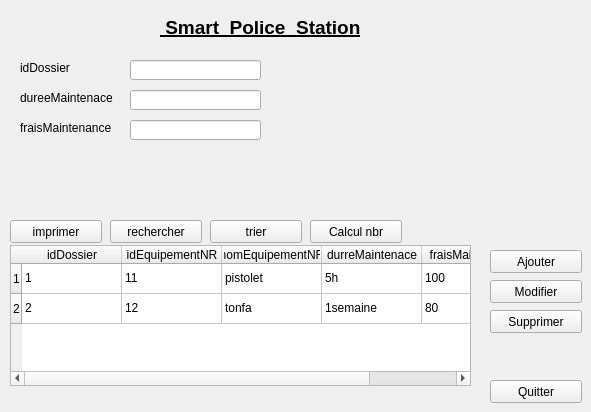
      <widget class="QWidget" name="tab_4">
       <attribute name="icon">
        <iconset>
         <normaloff>../../../Downloads/téléchargement.jpg</normaloff>../../../Downloads/téléchargement.jpg</iconset>
       </attribute>
       <attribute name="title">
        <string>Maintenance</string>
       </attribute>
       <widget class="QLabel" name="policou_4">
        <property name="geometry">
         <rect>
          <x>160</x>
          <y>10</y>
          <width>351</width>
          <height>35</height>
         </rect>
        </property>
        <property name="sizePolicy">
         <sizepolicy hsizetype="Preferred" vsizetype="Maximum">
          <horstretch>0</horstretch>
          <verstretch>0</verstretch>
         </sizepolicy>
        </property>
        <property name="font">
         <font>
          <family>Arial</family>
          <pointsize>14</pointsize>
          <weight>75</weight>
          <bold>true</bold>
          <underline>true</underline>
         </font>
        </property>
        <property name="text">
         <string> Smart  Police  Station</string>
        </property>
        <property name="textFormat">
         <enum>Qt::PlainText</enum>
        </property>
       </widget>
       <widget class="QLabel" name="label_70">
        <property name="geometry">
         <rect>
          <x>20</x>
          <y>60</y>
          <width>81</width>
          <height>16</height>
         </rect>
        </property>
        <property name="text">
         <string>idDossier</string>
        </property>
       </widget>
       <widget class="QLabel" name="label_71">
        <property name="geometry">
         <rect>
          <x>20</x>
          <y>90</y>
          <width>101</width>
          <height>16</height>
         </rect>
        </property>
        <property name="text">
         <string>dureeMaintenace</string>
        </property>
       </widget>
       <widget class="QPushButton" name="pushButton_20">
        <property name="geometry">
         <rect>
          <x>110</x>
          <y>220</y>
          <width>92</width>
          <height>23</height>
         </rect>
        </property>
        <property name="text">
         <string>rechercher</string>
        </property>
       </widget>
       <widget class="QPushButton" name="pushButton_22">
        <property name="geometry">
         <rect>
          <x>10</x>
          <y>220</y>
          <width>92</width>
          <height>23</height>
         </rect>
        </property>
        <property name="text">
         <string>imprimer</string>
        </property>
       </widget>
       <widget class="QLineEdit" name="lineEdit_38">
        <property name="geometry">
         <rect>
          <x>130</x>
          <y>60</y>
          <width>131</width>
          <height>20</height>
         </rect>
        </property>
       </widget>
       <widget class="QPushButton" name="pushButton_18">
        <property name="geometry">
         <rect>
          <x>490</x>
          <y>280</y>
          <width>92</width>
          <height>23</height>
         </rect>
        </property>
        <property name="text">
         <string>Modifier</string>
        </property>
       </widget>
       <widget class="QLineEdit" name="lineEdit_39">
        <property name="geometry">
         <rect>
          <x>130</x>
          <y>90</y>
          <width>131</width>
          <height>20</height>
         </rect>
        </property>
       </widget>
       <widget class="QPushButton" name="pushButton_19">
        <property name="geometry">
         <rect>
          <x>490</x>
          <y>310</y>
          <width>92</width>
          <height>23</height>
         </rect>
        </property>
        <property name="text">
         <string>Supprimer</string>
        </property>
       </widget>
       <widget class="QPushButton" name="pushButton_17">
        <property name="geometry">
         <rect>
          <x>490</x>
          <y>250</y>
          <width>92</width>
          <height>23</height>
         </rect>
        </property>
        <property name="text">
         <string>Ajouter</string>
        </property>
       </widget>
       <widget class="QLabel" name="label_72">
        <property name="geometry">
         <rect>
          <x>20</x>
          <y>120</y>
          <width>101</width>
          <height>16</height>
         </rect>
        </property>
        <property name="text">
         <string>fraisMaintenance</string>
        </property>
       </widget>
       <widget class="QTableWidget" name="tableWidget_6">
        <property name="geometry">
         <rect>
          <x>10</x>
          <y>245</y>
          <width>461</width>
          <height>141</height>
         </rect>
        </property>
        <row>
         <property name="text">
          <string>1</string>
         </property>
        </row>
        <row>
         <property name="text">
          <string>2</string>
         </property>
        </row>
        <column>
         <property name="text">
          <string>idDossier</string>
         </property>
        </column>
        <column>
         <property name="text">
          <string>idEquipementNR</string>
         </property>
        </column>
        <column>
         <property name="text">
          <string>nomEquipementNR</string>
         </property>
        </column>
        <column>
         <property name="text">
          <string>durreMaintenace</string>
         </property>
        </column>
        <column>
         <property name="text">
          <string>fraisMaintenace</string>
         </property>
        </column>
        <item row="0" column="0">
         <property name="text">
          <string>1</string>
         </property>
        </item>
        <item row="0" column="1">
         <property name="text">
          <string>11</string>
         </property>
        </item>
        <item row="0" column="2">
         <property name="text">
          <string>pistolet</string>
         </property>
        </item>
        <item row="0" column="3">
         <property name="text">
          <string>5h</string>
         </property>
        </item>
        <item row="0" column="4">
         <property name="text">
          <string>100</string>
         </property>
        </item>
        <item row="1" column="0">
         <property name="text">
          <string>2</string>
         </property>
        </item>
        <item row="1" column="1">
         <property name="text">
          <string>12</string>
         </property>
        </item>
        <item row="1" column="2">
         <property name="text">
          <string>tonfa</string>
         </property>
        </item>
        <item row="1" column="3">
         <property name="text">
          <string>1semaine</string>
         </property>
        </item>
        <item row="1" column="4">
         <property name="text">
          <string>80</string>
         </property>
        </item>
       </widget>
       <widget class="QPushButton" name="pushButton_21">
        <property name="geometry">
         <rect>
          <x>490</x>
          <y>380</y>
          <width>92</width>
          <height>23</height>
         </rect>
        </property>
        <property name="text">
         <string>Quitter</string>
        </property>
       </widget>
       <widget class="QLineEdit" name="lineEdit_40">
        <property name="geometry">
         <rect>
          <x>130</x>
          <y>120</y>
          <width>131</width>
          <height>20</height>
         </rect>
        </property>
       </widget>
       <widget class="QPushButton" name="pushButton_24">
        <property name="geometry">
         <rect>
          <x>310</x>
          <y>220</y>
          <width>92</width>
          <height>23</height>
         </rect>
        </property>
        <property name="text">
         <string>Calcul nbr</string>
        </property>
       </widget>
       <widget class="QPushButton" name="pushButton_23">
        <property name="geometry">
         <rect>
          <x>210</x>
          <y>220</y>
          <width>92</width>
          <height>23</height>
         </rect>
        </property>
        <property name="text">
         <string>trier</string>
        </property>
       </widget>
      </widget>
